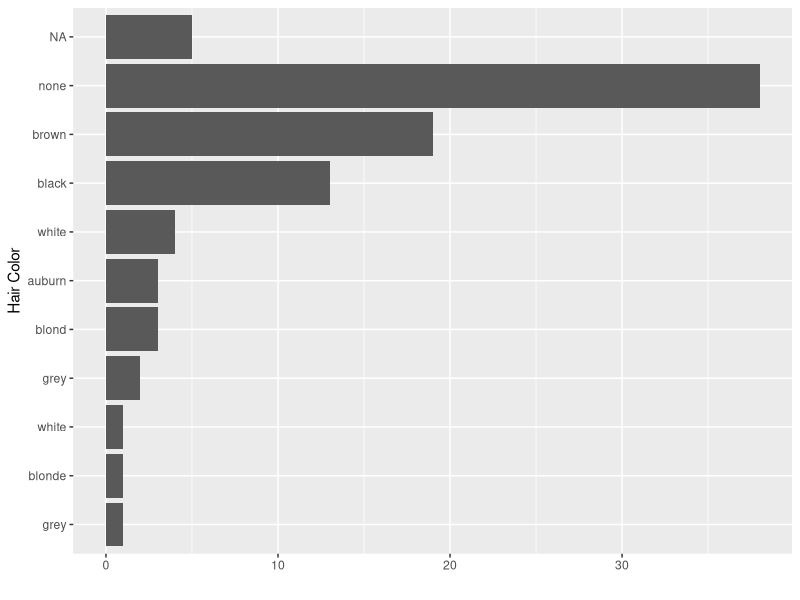

The R script that drew this image:
## ---- chunk 1
library(tidyverse)
## ---- chunk 2
starwars %>% 
  separate_rows(hair_color, sep = ",") %>% 
  ggplot() +
  geom_bar(aes(fct_rev(fct_infreq(hair_color)))) +
  coord_flip() +
  labs(y="", x= "Hair Color")
